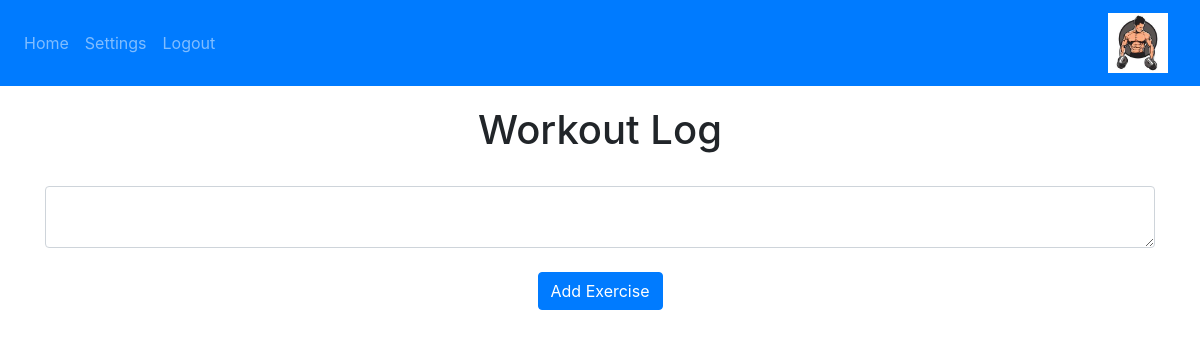
Page / (signed in) on the earlier database version.
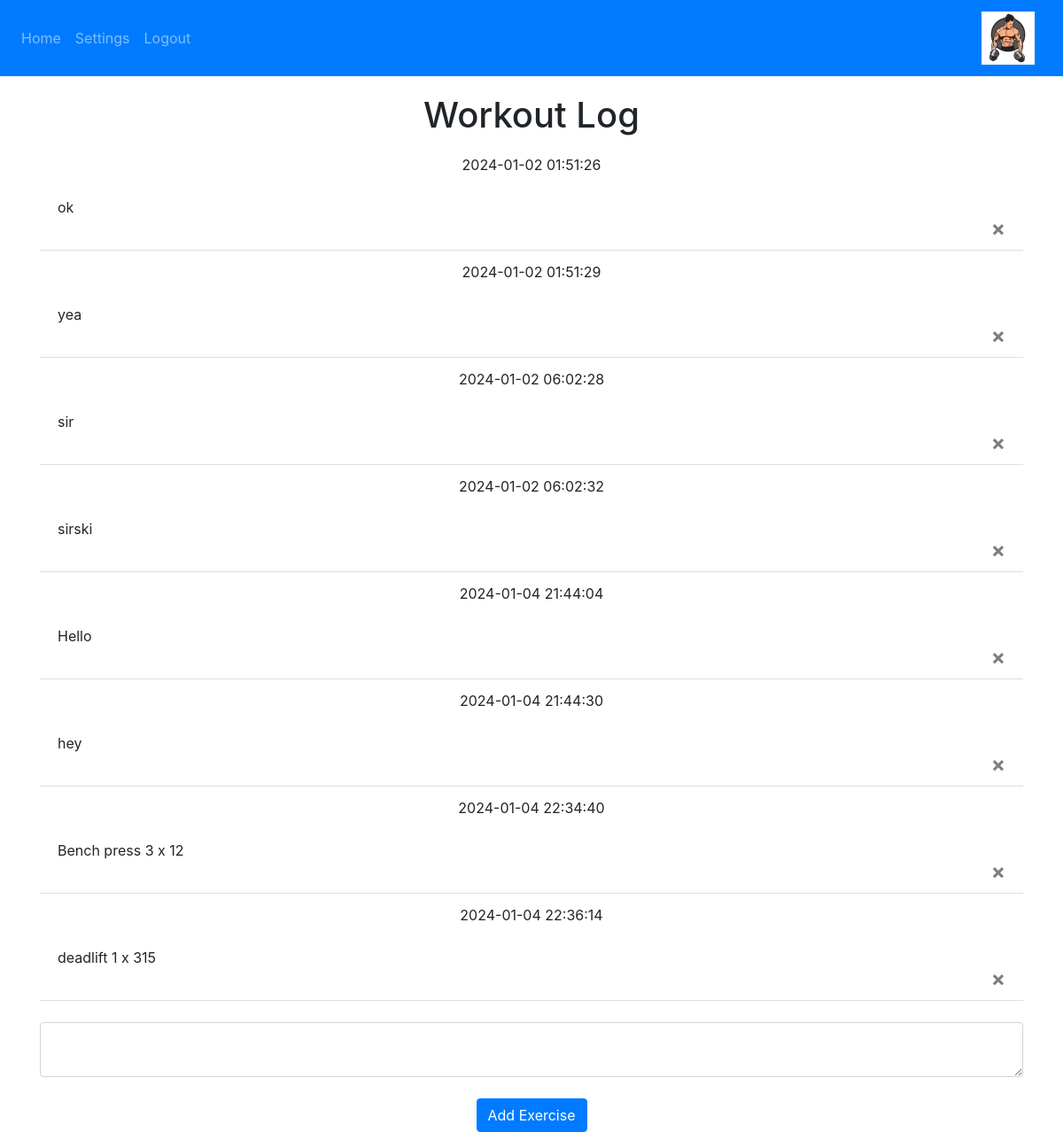
Same page on the later database version.
### website/models.py (models this page shows)
class Note(db.Model):
    id = db.Column(db.Integer, primary_key = True)
    data = db.Column(db.String(10000))
    date =  db.Column(db.DateTime(timezone = True), default = func.now())
    user_id = db.Column(db.Integer, db.ForeignKey("user.id"))

### website/views.py (the view, shortened to what this page needs)
@views.route("/", methods = ["GET","POST"])
@login_required
def home():
    return render_template("home.html", user=current_user)

### website/__init__.py (called while the page is built)
def create_app():
    app = Flask(__name__)
    app.config['SECRET_KEY'] = "abcdefg"
    app.config["SQLALCHEMY_DATABASE_URI"] = f'sqlite:///{DB_NAME}'
    db.init_app(app)
    from .views import views
    from .auth import auth
    app.register_blueprint(views, url_prefix = "/")
    app.register_blueprint(auth, url_prefix = "/")
    from .models import User, Note
    create_database(app)
    login_manager = LoginManager()
    login_manager.login_view = "auth.login"
    login_manager.init_app(app)
    @login_manager.user_loader
    def load_user(id):
        return User.query.get(int(id))
    return app

### website/templates/home.html (shortened to what this page needs)
{% extends "base.html" %}
{%block content %}
<h1 align="center" style="padding-top: 20px;">Workout Log</h1>
<ul class = "list-group list-group-flush" id = "notes">
{%for note in user.notes%}
<li class = "list-group-item"><div style="text-align:center">{{note.date}}</div><br>{{note.data}}<br>
    <button type="button" class="close" onClick="deleteNote({{ note.id }})">
        <span aria-hidden="true">&times;</span>
      </button>
</li>
{%endfor%}
</ul>
<form method = "POST">
<br>
<textarea name = "note" id = "note" class = "form-control"></textarea>
<br>
<div align="center">
<button type = "submit" class="btn btn-primary">Add Exercise</button>
</div>
</form>
{%endblock%}

### website/templates/base.html (shortened to what this page needs)
<!DOCTYPE html>
<html>
<head>
    <link
      rel="stylesheet"
      href="https://stackpath.bootstrapcdn.com/bootstrap/4.4.1/css/bootstrap.min.css"
    />
    <link
      rel="stylesheet"
      href="https://stackpath.bootstrapcdn.com/font-awesome/4.7.0/css/font-awesome.min.css"
    />
</head>
<body>
  <nav class="navbar navbar-expand-lg navbar-dark bg-primary">
    <div class="collapse navbar-collapse" id="navbar">
      <div class="navbar-nav">
        {% if user.is_authenticated %}
        <a class="nav-item nav-link" id="home" href="/">Home</a>
        <a class="nav-item nav-link" id ="settings" href = "/settings">Settings</a>
        <a class="nav-item nav-link" id="logout" href="/logout">Logout</a>
        {%else%}
        <a class="nav-item nav-link" id="signUp" href="/sign-up">Sign Up</a>
        <a class="nav-item nav-link" id="login" href="/login">Login</a>
        {%endif%}
      </div>
    </div>
    <div class="navbar-brand ml-auto">
      <img src="{{ url_for('static', filename='images/fitness-logo-vector.jpg') }}" alt="Logo" style="height: 60px;">
  </div>
  </nav>
  <div class = "container">
    {%block content %}
    {%endblock%}
  </div>
  </body>
</html>
</body>
</html>

Differences in the rows shown:
added Note: date "2024-01-02 01:51:26", data "ok"
added Note: date "2024-01-02 01:51:29", data "yea"
added Note: date "2024-01-02 06:02:28", data "sir"
added Note: date "2024-01-02 06:02:32", data "sirski"
added Note: date "2024-01-04 21:44:04", data "Hello"
added Note: date "2024-01-04 21:44:30", data "hey"
added Note: date "2024-01-04 22:34:40", data "Bench press 3 x 12"
added Note: date "2024-01-04 22:36:14", data "deadlift 1 x 315"
